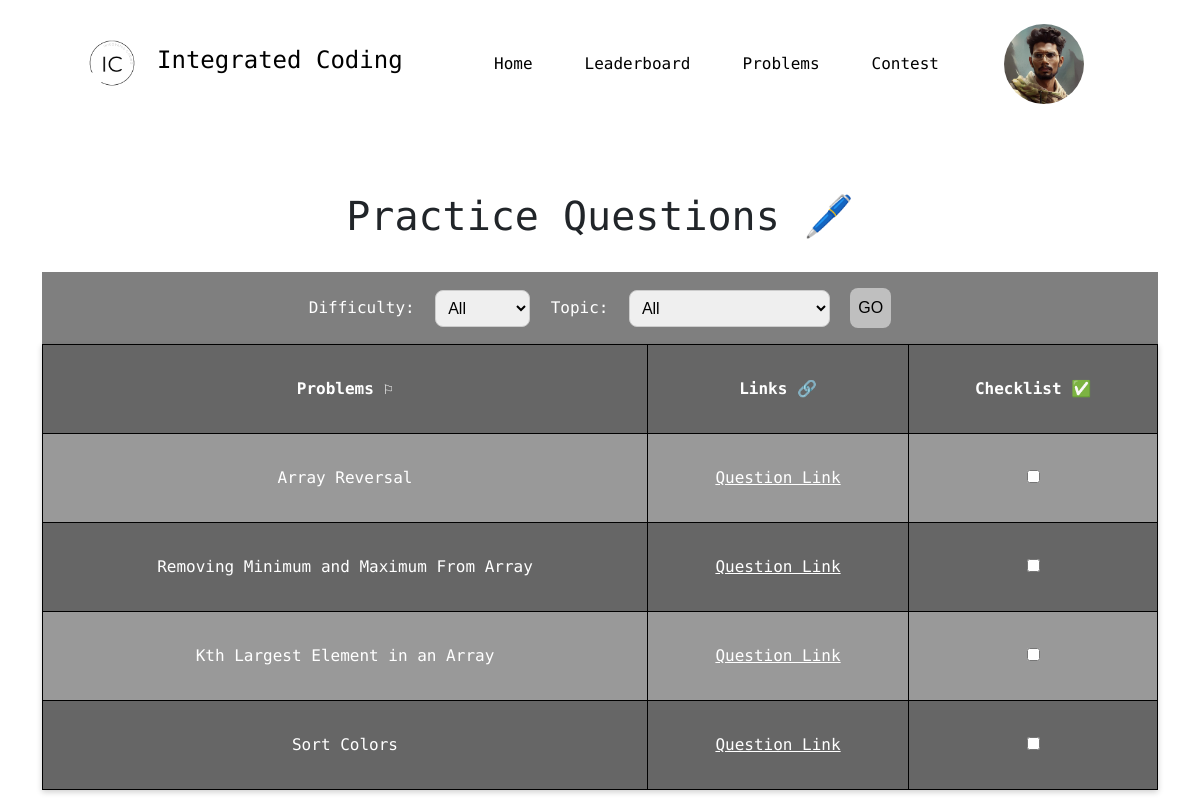
The app's page /courses/ (signed in) with its own data.
### users/models.py (models this page shows, shortened)
class Profile(models.Model):
    year = {
        ('2023','2023'),
        ('2024','2024'),
        ('2025','2025'),
        ('2026','2026')
    }
    sex={
        ('male','Male'),
        ('female','Female'),
        ('others','Others')
    }
    programme = {
        ('B.TECH','Bachelor of Technology'),
        ('M.TECH','Master of Technology'),
        ('MCA','Master of Computer Applications'),
        ('MSc','Master of Science, Data Science'),
        ('OTH','others')
    }
    college = {
        ('NIT RRK','National Institute of Technology, Rourkela'),
        ('IIT BBSR', 'Indian Institute of Technology, Bhrbaneswar'),
        ('KIIT BBSR','Kalinga Institute of Industrial Technology, Bhubaneswar'),
        ('ITER BBSR', 'Institute of Technical Education and Research, Bhubaneswar'),
        ('CUTM BBSR','Centurion University of Technology and Management, Bhubaneswar'),
        ('CVRGU BBSR', 'C. V. Raman Global University, Bhubaneswar'),
        ('NIST BAM', 'National Institute of Science and Technology, Berhampur'),
        ('VSSUT SBP', 'Veer Surendra Sai University of Technology, Burla'),
        ('SOA BBSR', "Siksha 'O' Anusandhan University, Bhubaneswar"),
        ('BPUT BBSR','Biju Patnaik University of Technology, Rourkela'),
        ('SIT BBSR','Silicon Institute of Technology, Bhubaneswar'),
        ('CUTM PLH','Centurion University of Technology and Management, Paralkhemundi'),
        ('GIET GNPR','GIET University, Gunupur'),
        ('IIIT BBSR','International Institute of Information Technology, Bhubaneswar'),
        ('SSU CTC','Sri Sri University, Cuttack'),
        ('IGIT DNKL','Indira Gandhi Institute of Technology, Dhenkanal'),
        ('SIT SBP','Silicon Institute of Technology, Sambalpur'),
        ('XIM BBSR','XIM University, Bhubaneswar'),
        ('BEC BBSR','Bhubaneswar Engineering College, Bhubaneswar'),
        ('COEB BBSR','College of Engineering Bhubaneswar, Bhubaneswar'),
        ('CET','College of Engineering and Technology, Bhubaneswar'),
        ('GIFT','Gandhi Institute for Technology, Bhubaneswar'),
        ('OTH','others')
    }
    user=models.OneToOneField(User,on_delete=models.CASCADE)
    image=models.ImageField(default='default.jpg',upload_to='profile_pics')
    institute=models.CharField(max_length=50, choices=college, blank=True)
    yop=models.CharField(max_length=4 , choices=year, default='2023')
    course=models.CharField(max_length=10, choices=programme, blank=True)
    skills = models.ManyToManyField(Skill)
    fullname=models.CharField(max_length=25, blank=True)
    gender=models.CharField(max_length=15, choices=sex, blank=True)
    city=models.CharField(default='Bhubaneswar', max_length=20)
    state=models.CharField(default='Odisha', max_length=20)
    about=models.TextField(default='Hello there, I am using Integrated Coding')

### courses/models.py (models this page shows, shortened)
class CodingQuestion(models.Model):
    difficulty = {
        ('Easy','Easy'),
        ('Medium','Medium'),
        ('Hard','Hard')
    }
    topic = {
        ('Array','Array '),
        ('Matrix','Matrix'),
        ('String','String'),
        ('Searching & Sorting','Searching & Sorting'),
        ('Linkedlist','Linkedlist'),
        ('Binary tree','Binary Tree'),
        ('Binary search tree','Binary Search Tree'),
        ('Greedy','Greedy'),
        ('Backtracking','Backtracking'),
        ('Stack & Queue','Stack & Queue'),
        ('Heap','Heap'),
        ('Graph','Graph'),
        ('Dynamic programming','Dynamic Programming'),
        ('Bit Maniputation','Bit Maniputaion'),
        ('Trie','Trie')
    }
    question_no = models.AutoField(primary_key=True)
    question_name = models.CharField(max_length=1000)
    question_link = models.CharField(max_length=10000)
    question_difficulty = models.CharField(max_length=10, choices=difficulty, default='Easy')
    question_type = models.CharField(max_length=30, choices=topic, default='Array')

class UserCodingQuestion(models.Model):
    user = models.ForeignKey(User, on_delete=models.CASCADE)
    question = models.ForeignKey(CodingQuestion, on_delete=models.CASCADE)
    is_done = models.BooleanField(default=False)
    created_at = models.DateTimeField(auto_now_add=True)
    class Meta:
        unique_together = ('user', 'question')

### courses/views.py (the view)
# urls.py: path('courses/',include('courses.urls')),
@login_required
def courses(request):
    questions = CodingQuestion.objects.all()
    if request.GET:
        difficulty=request.GET.get('difficulty')
        topic=request.GET.get('topic')
    else:
        difficulty=topic='All'
    return render(request,'courses/courses.html',{ 'questions':questions,'difficulty': difficulty, 'topic': topic })

### templates/courses/courses.html (shortened to what this page needs)
{% extends "base.html" %}
{% load static %}
{% block html_head %}
    <link rel="stylesheet" href="{% static 'css/courses.css' %}">
{% endblock %}
{% block content %}
<div class="white-wrapper">
    <div class="content">
    <div class="container">
    <main class = "table">
        <section class="table__header">
            <h1 style="text-align: center;">  Practice Questions 🖊️</h1>
        </section>
        <br>
        <form action="" method="GET">
            <label for="difficulty">Difficulty:</label>
                <select id="difficulty" name="difficulty">
                    <option value="{{difficulty}}" selected disabled hidden>{{difficulty}}</option>
                </select>
            <label for="topic">Topic:</label>
                <select id="topic" name="topic">
                    <option value="{{topic}}" selected disabled hidden>{{topic}}</option>
                </select>
                <button id="submit-btn" type="submit">GO</button>
        </form>
        <section class="table__body">
            <table>
                <thead>
                    <tr>
                        <th> Problems ⚐ </th>
                        <th> Links 🔗 </th>
                        <th> Checklist ✅</th>
                    </tr>
                </thead>
                <tbody>
                  {% for i in questions %}
                    <tr data-pk="{{ i.question_no }}">
                        {% if difficulty == 'All' or difficulty == i.question_difficulty %}
                        {% if  topic == 'All' or topic == i.question_type %}
                            <td> {{i.question_name}}</td>
                            <td> <a href="{{i.question_link}}">Question Link</a></td>
                            {% for user_question in user.usercodingquestion_set.all %}
                                {% if user_question.question == i %}
                                    <td><input type="checkbox" name="is_done" class="class_is_done" {% if user_question.is_done %}checked{% endif %}></td>
                                {% endif %}
                            {% endfor %}
                        {% endif %}
                        {% endif %}
                    </tr>
                  {% endfor %}
                </tbody>
            </table>
        </section>
        </main>
    </div>
</div>
</div>
{% endblock %}

### templates/base.html (shortened to what this page needs)
<!DOCTYPE html>
<html lang="en">
<head>
    {% load static %}
    <link href="https://cdn.jsdelivr.net/npm/bootstrap@5.2.0/dist/css/bootstrap.min.css" rel="stylesheet">
    <link href="https://cdnjs.cloudflare.com/ajax/libs/font-awesome/6.3.0/css/all.min.css" rel="stylesheet" type="text/css">
    <link rel="stylesheet" href="https://cdn.jsdelivr.net/npm/@fortawesome/fontawesome-free@6.2.1/css/fontawesome.min.css">
    <link href="https://maxcdn.bootstrapcdn.com/font-awesome/4.2.0/css/font-awesome.min.css" rel="stylesheet">
    <link rel="stylesheet" href="{% static 'css/base.css' %}">
    {% block html_head %}{% endblock %}
</head>
<body>
  <nav id="navbar">
        <a href="{% url 'home-page' %}"><img src="{% static 'images/Logo.png' %}"></a>
        <h1 class="logo-heading">Integrated Coding</h1>
        <div class="nav-links" id="navLinks">
            <ul id="menu">
              {% if user.is_authenticated %}
                <li><a href="{%  url 'home-page' %}">Home</a></li>
                <li><a href="{%  url 'leaderboard-page' %}">Leaderboard</a></li>
                <li><a href="{% url 'courses-page' %}">Problems</a></li>
                <li><a href="{% url 'contest-page' %}">Contest</a></li>
                <div class="profile-picture-container">
                  <img src="{{user.profile.image.url}}" alt="Profile Picture" class="profile-picture">
                </div>
              {% else %}
                <li><a href="{% url 'login' %}">Login</a></li>
                <li><a href="{% url 'register-page' %}">Sign Up</a></li>
              {% endif %}
            </ul>
        </div>
    </nav>
  {% block content %}
  {% endblock %}
</body>
</html>

### static/css/base.css (style rules this page uses)
* { margin: 0; padding: 0; font-family: "Source Code Pro", monospace; }
html, body { height: 100%; }
body { background-image: url(../images/home_bg.jpg); background-repeat: no-repeat; background-size: cover; background-attachment: fixed; background-position: 50% 0; }
.logo-heading { padding: 5px; font-size: 1.5rem; }
nav { display: flex; padding: 2% 6%; justify-content: space-between; align-items: center; background-color: transparent; color: #000000; }
nav img { border-radius: 100%; width: 80px; }
.nav-links { flex: 1; text-align: right; padding-right: 20px; }
.nav-links ul { margin: 0; padding: 0; list-style: none; display: flex; justify-content: flex-end; align-items: center; }
.nav-links ul li { display: inline-block; margin-left: 10px; margin-right: 20px; position: relative; }
.nav-links ul li a { color: #000000; text-decoration: none; display: inline-block; padding: 10px; border-radius: 40%; border: 1px solid transparent; box-shadow: 0 0 0 rgba(98, 98, 98, 0.1); transition: all 0.1s cubic-bezier(0.68, -0.55, 0.265, 1.55); }
.profile-picture-container { position: relative; display: flex; align-items: center; margin-left: 1.5rem; margin-right: 1.5rem; cursor: pointer; }
.profile-picture { width: 80px; height: 80px; border-radius: 50%; object-fit: cover; margin-left: 10px; transition: all 0.2s ease-in-out; }

### static/css/courses.css (style rules this page uses)
* { margin: 0; padding: 0; box-sizing: border-box; }
.container { display: flex; justify-content: center; align-items: center; margin-top: 4rem; }
table { width: 100%; box-shadow: 0px 2px 6px rgba(0, 0, 0, 0.2); }
table a { color: white; }
table, th, td { border-collapse: collapse; padding: 2rem; text-align: center; border: 1px solid rgb(0, 0, 0); }
thead th { position: sticky; top: 0; left: 0; color: white; background-color: rgba(0, 0, 0, 0.6); }
tbody tr:nth-child(even) { background-color: rgba(0, 0, 0, 0.6); color: white; }
tbody tr:nth-child(odd) { background-color: rgba(0, 0, 0, 0.4); color: white; }
form { flex-wrap: wrap; align-items: center; justify-content: center; font-family: Arial, sans-serif; font-size: 1rem; padding: 1rem; background-color: rgba(0, 0, 0, 0.5); color: white; text-align: center; }
label { margin-right: 1rem; }
select { padding: 0.5rem; margin-right: 1rem; border-radius: 0.5rem; border: 1px solid #ccc; }
#submit-btn { padding: 0.5rem 0.5rem; border-radius: 0.5rem; border: none; background-color: rgba(255, 255, 255, 0.5); color: black; font-size: 1rem; cursor: pointer; margin: 2rem auto 0; display: block; }
label, select, #submit-btn { display: inline-block; vertical-align: middle; }
label, select, #submit-btn { margin-top: 1rem; }
#submit-btn { margin-top: 2rem; }
@media screen and (min-width: 768px) { form { flex-direction: row; } }
@media screen and (min-width: 768px) { label, select { margin-right: 1rem; margin-top: 0; } }
@media screen and (min-width: 768px) { #submit-btn { margin-top: 0; } }

### records on screen
CodingQuestion: question_name "Array Reversal"
CodingQuestion: question_name "Removing Minimum and Maximum From Array"
CodingQuestion: question_name "Kth Largest Element in an Array"
CodingQuestion: question_name "Sort Colors"

### other values on screen
form field difficulty "All"
form field topic "All"
